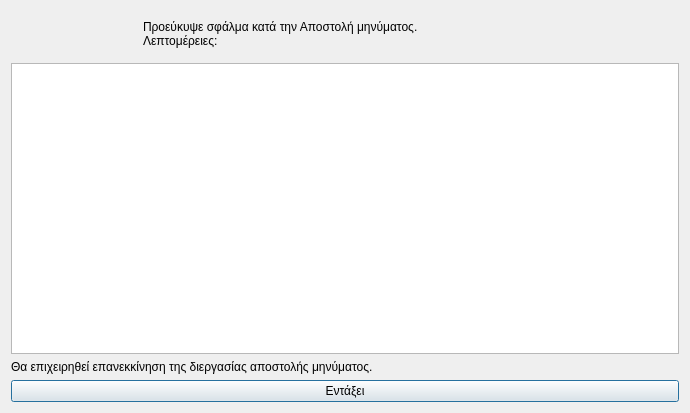
<?xml version="1.0" encoding="UTF-8"?>
<ui version="4.0">
 <class>Dialog</class>
 <widget class="QDialog" name="Dialog">
  <property name="geometry">
   <rect>
    <x>0</x>
    <y>0</y>
    <width>690</width>
    <height>413</height>
   </rect>
  </property>
  <property name="windowTitle">
   <string>Σφάλμα στην διεργασία Αποστολής μηνύματος</string>
  </property>
  <property name="windowIcon">
   <iconset resource="../../icons.qrc">
    <normaloff>:/rest-windows/assets/images/rest-windows/information.png</normaloff>:/rest-windows/assets/images/rest-windows/information.png</iconset>
  </property>
  <layout class="QGridLayout" name="gridLayout">
   <item row="0" column="0">
    <widget class="QFrame" name="frame">
     <property name="styleSheet">
      <string notr="true">QFrame{border:0px;}</string>
     </property>
     <property name="frameShape">
      <enum>QFrame::StyledPanel</enum>
     </property>
     <property name="frameShadow">
      <enum>QFrame::Raised</enum>
     </property>
     <layout class="QHBoxLayout" name="horizontalLayout">
      <item>
       <widget class="QLabel" name="image_label">
        <property name="maximumSize">
         <size>
          <width>117</width>
          <height>117</height>
         </size>
        </property>
        <property name="text">
         <string/>
        </property>
        <property name="pixmap">
         <pixmap resource="../../icons.qrc">:/rest-windows/assets/images/rest-windows/information.png</pixmap>
        </property>
        <property name="scaledContents">
         <bool>true</bool>
        </property>
       </widget>
      </item>
      <item>
       <widget class="QLabel" name="label">
        <property name="text">
         <string>Προεύκυψε σφάλμα κατά την Αποστολή μηνύματος.
Λεπτομέρειες:</string>
        </property>
        <property name="alignment">
         <set>Qt::AlignJustify|Qt::AlignVCenter</set>
        </property>
       </widget>
      </item>
     </layout>
    </widget>
   </item>
   <item row="3" column="0">
    <widget class="QPushButton" name="ok">
     <property name="text">
      <string>Εντάξει</string>
     </property>
     <property name="icon">
      <iconset resource="../../icons.qrc">
       <normaloff>:/rest-windows/assets/images/rest-windows/ok.png</normaloff>:/rest-windows/assets/images/rest-windows/ok.png</iconset>
     </property>
    </widget>
   </item>
   <item row="1" column="0">
    <widget class="QPlainTextEdit" name="details"/>
   </item>
   <item row="2" column="0">
    <widget class="QLabel" name="label_2">
     <property name="text">
      <string>Θα επιχειρηθεί επανεκκίνηση της διεργασίας αποστολής μηνύματος.</string>
     </property>
     <property name="alignment">
      <set>Qt::AlignJustify|Qt::AlignVCenter</set>
     </property>
    </widget>
   </item>
  </layout>
 </widget>
 <tabstops>
  <tabstop>details</tabstop>
  <tabstop>ok</tabstop>
 </tabstops>
 <resources>
  <include location="../../icons.qrc"/>
  <include location="../../icons.qrc"/>
  <include location="../../icons.qrc"/>
  <include location="../../icons.qrc"/>
  <include location="../../icons.qrc"/>
 </resources>
 <connections/>
</ui>
